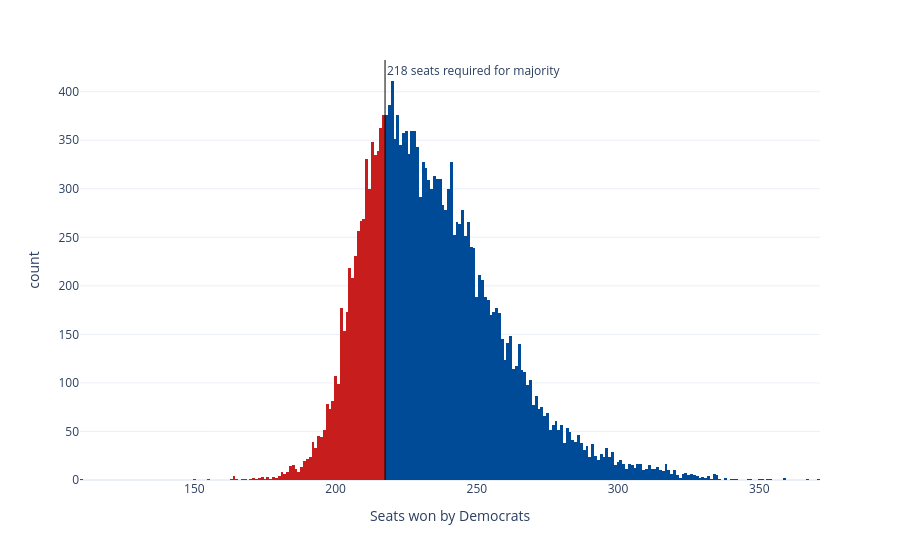

The cell this chart's notebook holds for it:
### Code cell
sims_hist = px.histogram(seat_sims, x='seats', nbins=np.unique(seat_sims['seats']).shape[0]*2, color='winner',
                         color_discrete_map={'Democrats': '#004b97', 'Republicans': '#c71e1d'},
                         labels={'seats':'Seats won by Democrats', 'winner': 'Winner'}, template='plotly_white')
sims_hist.update_traces(showlegend=False)
sims_hist.add_vline(x=217.5, line_width=1, line_color='black', annotation_text='218 seats required for majority', 
                    annotation_position='top right')
sims_hist

### Figure 1 — Plotly figure (JSON) as saved in the notebook; plotly's stock layout.template omitted (floating-point values rounded to 4 significant figures; data arrays with more than 128 entries replaced by an {"elided": "..."} marker saying what was removed)
{"data": [{"bingroup": "x", "hovertemplate": "Winner=Democrats<br>Seats won by Democrats=%{x}<br>count=%{y}<extra></extra>", "legendgroup": "Democrats", "marker": {"color": "#004b97", "pattern": {"shape": ""}}, "name": "Democrats", "nbinsx": 376, "orientation": "v", "showlegend": false, "type": "histogram", "x": {"elided": "14820 int values"}, "xaxis": "x", "yaxis": "y"}, {"bingroup": "x", "hovertemplate": "Winner=Republicans<br>Seats won by Democrats=%{x}<br>count=%{y}<extra></extra>", "legendgroup": "Republicans", "marker": {"color": "#c71e1d", "pattern": {"shape": ""}}, "name": "Republicans", "nbinsx": 376, "orientation": "v", "showlegend": false, "type": "histogram", "x": {"elided": "5180 int values"}, "xaxis": "x", "yaxis": "y"}], "layout": {"annotations": [{"showarrow": false, "text": "218 seats required for majority", "x": 217.5, "xanchor": "left", "xref": "x", "y": 1, "yanchor": "top", "yref": "y domain"}], "barmode": "relative", "legend": {"title": {"text": "Winner"}, "tracegroupgap": 0}, "margin": {"t": 60}, "shapes": [{"line": {"color": "black", "width": 1}, "type": "line", "x0": 217.5, "x1": 217.5, "xref": "x", "y0": 0, "y1": 1, "yref": "y domain"}], "xaxis": {"anchor": "y", "domain": [0, 1], "title": {"text": "Seats won by Democrats"}}, "yaxis": {"anchor": "x", "domain": [0, 1], "title": {"text": "count"}}}}
